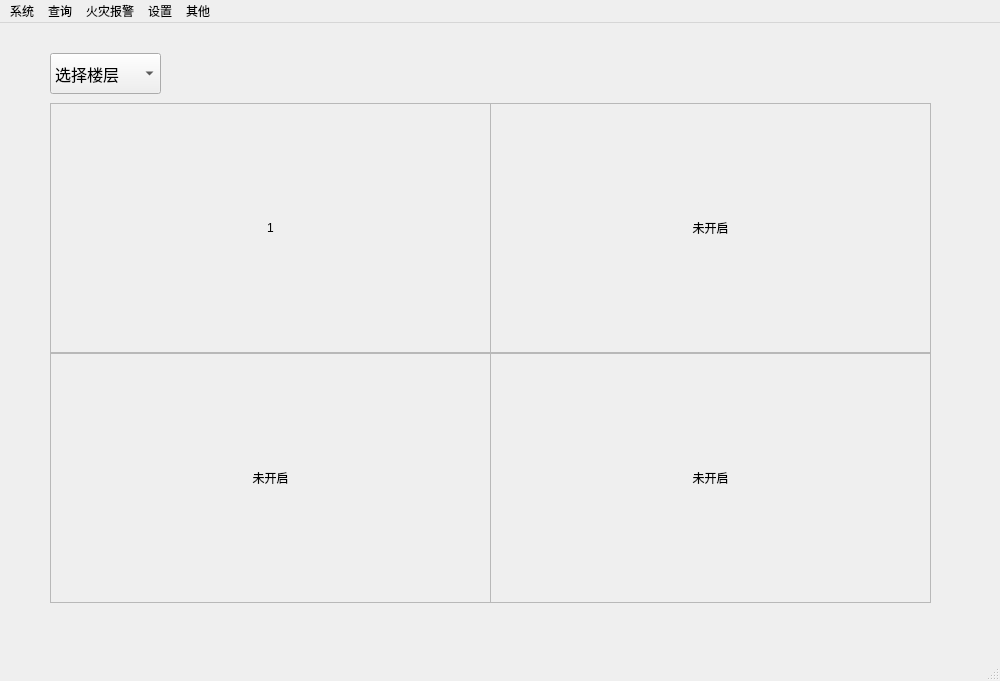
<?xml version="1.0" encoding="UTF-8"?>
<ui version="4.0">
 <class>MainWindow</class>
 <widget class="QMainWindow" name="MainWindow">
  <property name="windowModality">
   <enum>Qt::NonModal</enum>
  </property>
  <property name="geometry">
   <rect>
    <x>0</x>
    <y>0</y>
    <width>1000</width>
    <height>681</height>
   </rect>
  </property>
  <property name="minimumSize">
   <size>
    <width>1000</width>
    <height>681</height>
   </size>
  </property>
  <property name="maximumSize">
   <size>
    <width>1000</width>
    <height>681</height>
   </size>
  </property>
  <property name="windowTitle">
   <string>MainWindow</string>
  </property>
  <widget class="QWidget" name="centralWidget">
   <widget class="QWidget" name="widget" native="true">
    <property name="geometry">
     <rect>
      <x>20</x>
      <y>20</y>
      <width>961</width>
      <height>611</height>
     </rect>
    </property>
    <widget class="QComboBox" name="comboBox">
     <property name="geometry">
      <rect>
       <x>30</x>
       <y>10</y>
       <width>111</width>
       <height>41</height>
      </rect>
     </property>
     <property name="font">
      <font>
       <pointsize>12</pointsize>
      </font>
     </property>
     <property name="contextMenuPolicy">
      <enum>Qt::PreventContextMenu</enum>
     </property>
     <property name="editable">
      <bool>false</bool>
     </property>
     <property name="maxCount">
      <number>10</number>
     </property>
     <item>
      <property name="text">
       <string>选择楼层</string>
      </property>
     </item>
     <item>
      <property name="text">
       <string>1</string>
      </property>
     </item>
     <item>
      <property name="text">
       <string>2</string>
      </property>
     </item>
     <item>
      <property name="text">
       <string>3</string>
      </property>
     </item>
    </widget>
    <widget class="QStackedWidget" name="stackedWidget">
     <property name="geometry">
      <rect>
       <x>10</x>
       <y>50</y>
       <width>911</width>
       <height>541</height>
      </rect>
     </property>
     <property name="currentIndex">
      <number>1</number>
     </property>
     <widget class="QWidget" name="page">
      <widget class="QLabel" name="label">
       <property name="geometry">
        <rect>
         <x>20</x>
         <y>10</y>
         <width>441</width>
         <height>250</height>
        </rect>
       </property>
       <property name="frameShape">
        <enum>QFrame::StyledPanel</enum>
       </property>
       <property name="frameShadow">
        <enum>QFrame::Plain</enum>
       </property>
       <property name="text">
        <string/>
       </property>
       <property name="alignment">
        <set>Qt::AlignCenter</set>
       </property>
      </widget>
      <widget class="QLabel" name="label_5">
       <property name="geometry">
        <rect>
         <x>460</x>
         <y>260</y>
         <width>441</width>
         <height>250</height>
        </rect>
       </property>
       <property name="frameShape">
        <enum>QFrame::StyledPanel</enum>
       </property>
       <property name="frameShadow">
        <enum>QFrame::Plain</enum>
       </property>
       <property name="text">
        <string/>
       </property>
       <property name="alignment">
        <set>Qt::AlignCenter</set>
       </property>
      </widget>
      <widget class="QLabel" name="label_3">
       <property name="geometry">
        <rect>
         <x>460</x>
         <y>10</y>
         <width>441</width>
         <height>250</height>
        </rect>
       </property>
       <property name="frameShape">
        <enum>QFrame::StyledPanel</enum>
       </property>
       <property name="frameShadow">
        <enum>QFrame::Plain</enum>
       </property>
       <property name="text">
        <string/>
       </property>
       <property name="alignment">
        <set>Qt::AlignCenter</set>
       </property>
      </widget>
      <widget class="QLabel" name="label_4">
       <property name="geometry">
        <rect>
         <x>20</x>
         <y>260</y>
         <width>441</width>
         <height>250</height>
        </rect>
       </property>
       <property name="frameShape">
        <enum>QFrame::StyledPanel</enum>
       </property>
       <property name="frameShadow">
        <enum>QFrame::Plain</enum>
       </property>
       <property name="text">
        <string/>
       </property>
       <property name="alignment">
        <set>Qt::AlignCenter</set>
       </property>
      </widget>
     </widget>
     <widget class="QWidget" name="page_2">
      <widget class="QLabel" name="label_7">
       <property name="geometry">
        <rect>
         <x>20</x>
         <y>10</y>
         <width>441</width>
         <height>250</height>
        </rect>
       </property>
       <property name="frameShape">
        <enum>QFrame::StyledPanel</enum>
       </property>
       <property name="text">
        <string>1</string>
       </property>
       <property name="alignment">
        <set>Qt::AlignCenter</set>
       </property>
      </widget>
      <widget class="QLabel" name="label_8">
       <property name="geometry">
        <rect>
         <x>460</x>
         <y>10</y>
         <width>441</width>
         <height>250</height>
        </rect>
       </property>
       <property name="frameShape">
        <enum>QFrame::StyledPanel</enum>
       </property>
       <property name="text">
        <string>未开启</string>
       </property>
       <property name="alignment">
        <set>Qt::AlignCenter</set>
       </property>
      </widget>
      <widget class="QLabel" name="label_10">
       <property name="geometry">
        <rect>
         <x>460</x>
         <y>260</y>
         <width>441</width>
         <height>250</height>
        </rect>
       </property>
       <property name="frameShape">
        <enum>QFrame::StyledPanel</enum>
       </property>
       <property name="text">
        <string>未开启</string>
       </property>
       <property name="alignment">
        <set>Qt::AlignCenter</set>
       </property>
      </widget>
      <widget class="QLabel" name="label_12">
       <property name="geometry">
        <rect>
         <x>20</x>
         <y>260</y>
         <width>441</width>
         <height>250</height>
        </rect>
       </property>
       <property name="frameShape">
        <enum>QFrame::StyledPanel</enum>
       </property>
       <property name="text">
        <string>未开启</string>
       </property>
       <property name="alignment">
        <set>Qt::AlignCenter</set>
       </property>
      </widget>
     </widget>
     <widget class="QWidget" name="page_3">
      <widget class="QLabel" name="label_13">
       <property name="geometry">
        <rect>
         <x>20</x>
         <y>10</y>
         <width>441</width>
         <height>250</height>
        </rect>
       </property>
       <property name="frameShape">
        <enum>QFrame::StyledPanel</enum>
       </property>
       <property name="text">
        <string>2</string>
       </property>
       <property name="alignment">
        <set>Qt::AlignCenter</set>
       </property>
      </widget>
      <widget class="QLabel" name="label_14">
       <property name="geometry">
        <rect>
         <x>460</x>
         <y>10</y>
         <width>441</width>
         <height>250</height>
        </rect>
       </property>
       <property name="frameShape">
        <enum>QFrame::StyledPanel</enum>
       </property>
       <property name="text">
        <string>未开启</string>
       </property>
       <property name="alignment">
        <set>Qt::AlignCenter</set>
       </property>
      </widget>
      <widget class="QLabel" name="label_16">
       <property name="geometry">
        <rect>
         <x>460</x>
         <y>260</y>
         <width>441</width>
         <height>250</height>
        </rect>
       </property>
       <property name="frameShape">
        <enum>QFrame::StyledPanel</enum>
       </property>
       <property name="text">
        <string>未开启</string>
       </property>
       <property name="alignment">
        <set>Qt::AlignCenter</set>
       </property>
      </widget>
      <widget class="QLabel" name="label_18">
       <property name="geometry">
        <rect>
         <x>20</x>
         <y>260</y>
         <width>441</width>
         <height>250</height>
        </rect>
       </property>
       <property name="frameShape">
        <enum>QFrame::StyledPanel</enum>
       </property>
       <property name="text">
        <string>未开启</string>
       </property>
       <property name="alignment">
        <set>Qt::AlignCenter</set>
       </property>
      </widget>
     </widget>
     <widget class="QWidget" name="page_4">
      <widget class="QLabel" name="label_20">
       <property name="geometry">
        <rect>
         <x>20</x>
         <y>10</y>
         <width>441</width>
         <height>250</height>
        </rect>
       </property>
       <property name="frameShape">
        <enum>QFrame::StyledPanel</enum>
       </property>
       <property name="text">
        <string>3</string>
       </property>
       <property name="alignment">
        <set>Qt::AlignCenter</set>
       </property>
      </widget>
      <widget class="QLabel" name="label_21">
       <property name="geometry">
        <rect>
         <x>20</x>
         <y>260</y>
         <width>441</width>
         <height>250</height>
        </rect>
       </property>
       <property name="frameShape">
        <enum>QFrame::StyledPanel</enum>
       </property>
       <property name="text">
        <string>未开启</string>
       </property>
       <property name="alignment">
        <set>Qt::AlignCenter</set>
       </property>
      </widget>
      <widget class="QLabel" name="label_22">
       <property name="geometry">
        <rect>
         <x>460</x>
         <y>260</y>
         <width>441</width>
         <height>250</height>
        </rect>
       </property>
       <property name="frameShape">
        <enum>QFrame::StyledPanel</enum>
       </property>
       <property name="text">
        <string>未开启</string>
       </property>
       <property name="alignment">
        <set>Qt::AlignCenter</set>
       </property>
      </widget>
      <widget class="QLabel" name="label_24">
       <property name="geometry">
        <rect>
         <x>460</x>
         <y>10</y>
         <width>441</width>
         <height>250</height>
        </rect>
       </property>
       <property name="frameShape">
        <enum>QFrame::StyledPanel</enum>
       </property>
       <property name="text">
        <string>未开启</string>
       </property>
       <property name="alignment">
        <set>Qt::AlignCenter</set>
       </property>
      </widget>
     </widget>
    </widget>
   </widget>
  </widget>
  <widget class="QMenuBar" name="menuBar">
   <property name="geometry">
    <rect>
     <x>0</x>
     <y>0</y>
     <width>1000</width>
     <height>25</height>
    </rect>
   </property>
   <widget class="QMenu" name="menu">
    <property name="title">
     <string>系统</string>
    </property>
    <addaction name="separator"/>
   </widget>
   <widget class="QMenu" name="menu1">
    <property name="title">
     <string>查询</string>
    </property>
    <addaction name="separator"/>
   </widget>
   <widget class="QMenu" name="menu_2">
    <property name="title">
     <string>火灾报警</string>
    </property>
    <addaction name="separator"/>
   </widget>
   <widget class="QMenu" name="menu_4">
    <property name="title">
     <string>设置</string>
    </property>
    <addaction name="separator"/>
   </widget>
   <widget class="QMenu" name="menu_5">
    <property name="title">
     <string>其他</string>
    </property>
    <addaction name="separator"/>
   </widget>
   <addaction name="menu"/>
   <addaction name="menu1"/>
   <addaction name="menu_2"/>
   <addaction name="menu_4"/>
   <addaction name="menu_5"/>
  </widget>
  <widget class="QStatusBar" name="statusBar"/>
 </widget>
 <layoutdefault spacing="6" margin="11"/>
 <resources/>
 <connections/>
</ui>
